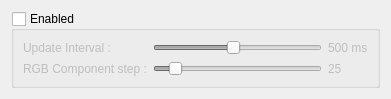
<?xml version="1.0" encoding="UTF-8"?>
<ui version="4.0">
 <class>mainWindow</class>
 <widget class="QWidget" name="mainWindow">
  <property name="geometry">
   <rect>
    <x>0</x>
    <y>0</y>
    <width>391</width>
    <height>99</height>
   </rect>
  </property>
  <property name="windowTitle">
   <string>Plug-in Rainbows &amp; Unicorns</string>
  </property>
  <layout class="QVBoxLayout" name="verticalLayout_2">
   <item>
    <widget class="QGroupBox" name="enabled">
     <property name="title">
      <string>Enabled</string>
     </property>
     <property name="checkable">
      <bool>true</bool>
     </property>
     <property name="checked">
      <bool>false</bool>
     </property>
     <layout class="QGridLayout" name="gridLayout">
      <item row="0" column="2">
       <widget class="QLabel" name="intervalLabel">
        <property name="text">
         <string>500 ms</string>
        </property>
       </widget>
      </item>
      <item row="0" column="1">
       <widget class="QSlider" name="interval">
        <property name="minimum">
         <number>50</number>
        </property>
        <property name="maximum">
         <number>1000</number>
        </property>
        <property name="singleStep">
         <number>10</number>
        </property>
        <property name="value">
         <number>500</number>
        </property>
        <property name="orientation">
         <enum>Qt::Horizontal</enum>
        </property>
       </widget>
      </item>
      <item row="0" column="0">
       <widget class="QLabel" name="label">
        <property name="text">
         <string>Update Interval : </string>
        </property>
       </widget>
      </item>
      <item row="1" column="0">
       <widget class="QLabel" name="label_2">
        <property name="text">
         <string>RGB Component step :</string>
        </property>
       </widget>
      </item>
      <item row="1" column="1">
       <widget class="QSlider" name="step">
        <property name="minimum">
         <number>1</number>
        </property>
        <property name="maximum">
         <number>255</number>
        </property>
        <property name="value">
         <number>25</number>
        </property>
        <property name="orientation">
         <enum>Qt::Horizontal</enum>
        </property>
       </widget>
      </item>
      <item row="1" column="2">
       <widget class="QLabel" name="stepLabel">
        <property name="text">
         <string>25</string>
        </property>
       </widget>
      </item>
     </layout>
    </widget>
   </item>
  </layout>
 </widget>
 <resources/>
 <connections/>
</ui>
